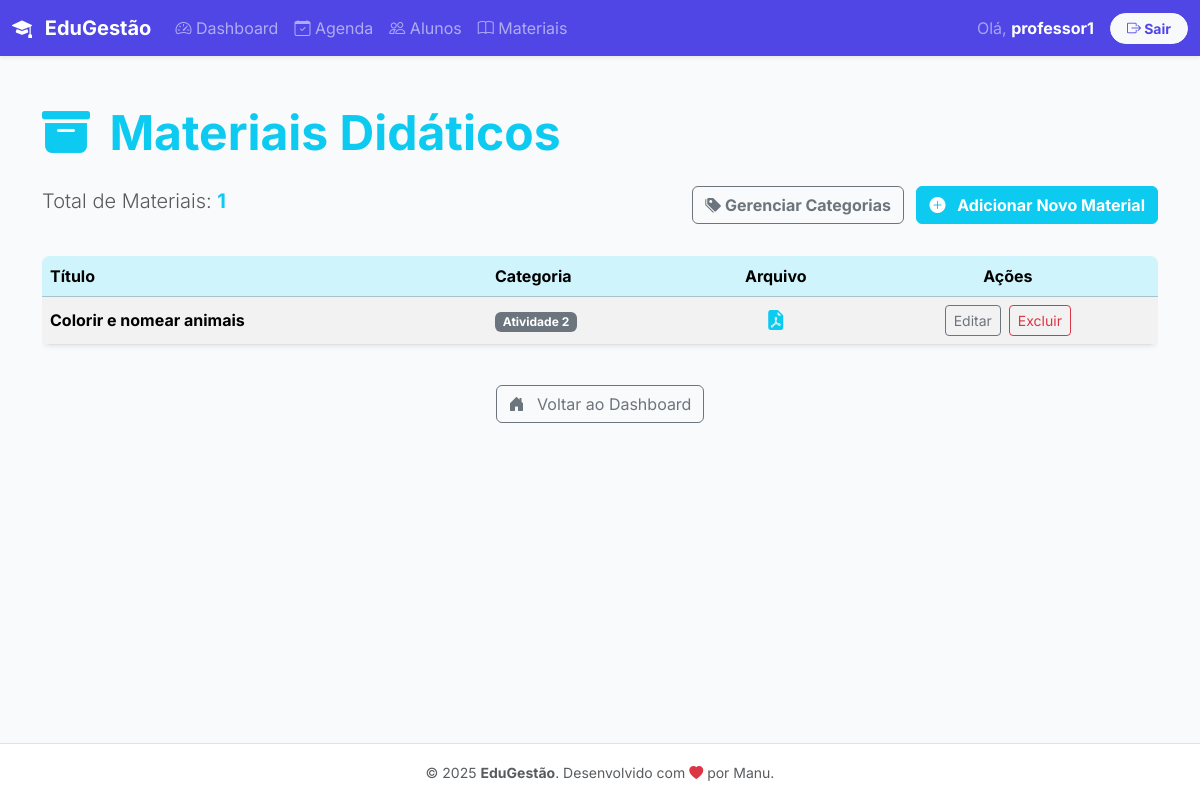
The page /materiais/ (signed in) on the database as committed earlier.
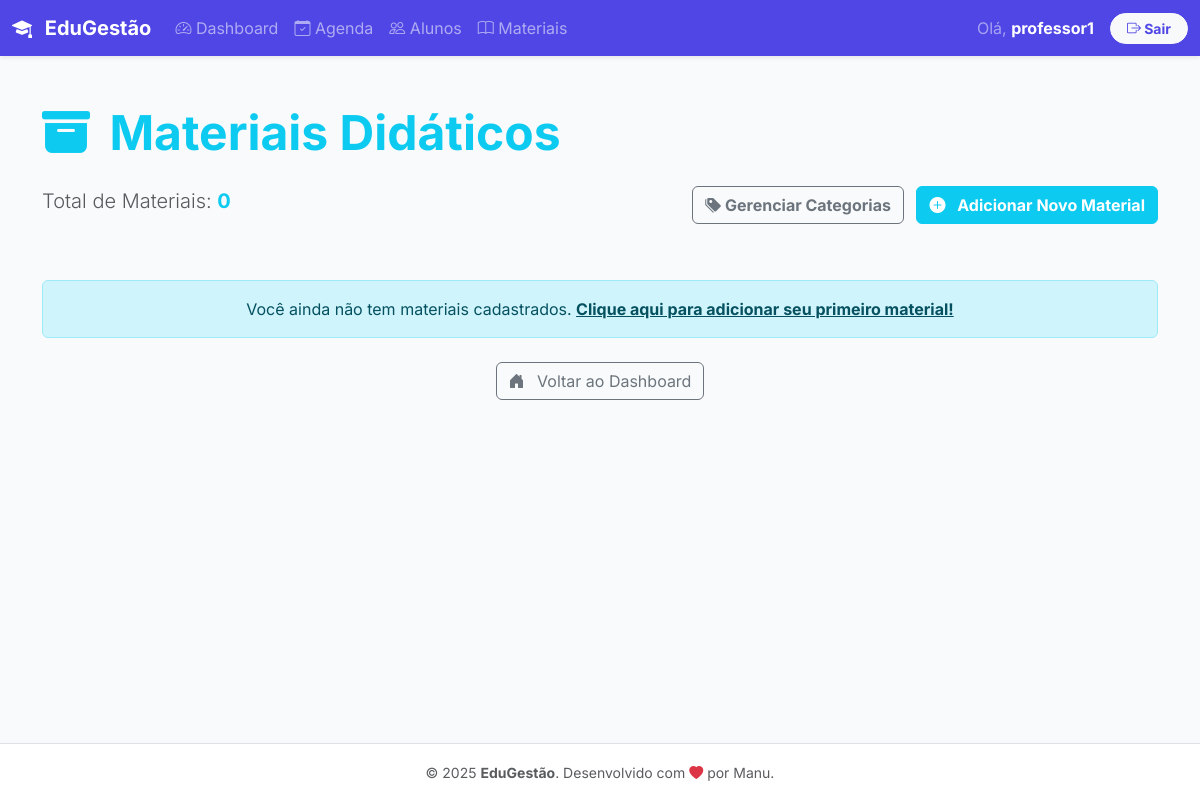
The same page on the database as committed later.
### materiais/models.py (models this page shows, shortened)
class Material(models.Model):
    ID_Material = models.AutoField(primary_key=True)
    Titulo = models.CharField(max_length=150)
    Descricao = models.TextField(blank=True)
    Arquivo = models.FileField(upload_to='materiais_didaticos/')
    professor = models.ForeignKey(
        settings.AUTH_USER_MODEL,
        on_delete=models.CASCADE,
        related_name='materiais_didaticos'
    )
    data_upload = models.DateTimeField(auto_now_add=True)
    categoria = models.ForeignKey(
        Categoria,
        on_delete=models.SET_NULL, # 👈 ALTERADO: Mudar para SET_NULL
        related_name='materiais_classificados',
        null=True, # 👈 NOVO: Permite valor NULL no banco de dados
        blank=True # 👈 NOVO: Permite que seja vazio no formulário
    )

class Categoria(models.Model):
    ID_Categoria = models.AutoField(primary_key=True)
    Nome = models.CharField(max_length=50, unique=True)

### materiais/views.py (the view)
# urls.py: path('', MaterialListView.as_view(), name='lista_materiais'),
class MaterialListView(LoginRequiredMixin, ListView):
    model = Material
    context_object_name = 'materiais'
    template_name = 'materiais/material_lista.html'
    def get_queryset(self):
        return Material.objects.filter(professor=self.request.user).order_by('-data_upload', 'Titulo')

### materiais/templates/materiais/material_lista.html (shortened to what this page needs)
{% extends 'base.html' %}
{% load static %}
{% block content %}
<div class="container my-5">
    <h1 class="display-5 fw-bold text-info mb-4">
        <i class="bi bi-archive-fill me-2"></i> Materiais Didáticos
    </h1>
    <div class="d-flex justify-content-between mb-4">
        <p class="lead text-muted">Total de Materiais: <span class="fw-bold text-info">{{ materiais.count }}</span></p>
        <div>
            <a href="{% url 'materiais:lista_categorias' %}" class="btn btn-outline-secondary me-2 fw-bold">
                <i class="bi bi-tags-fill"></i> Gerenciar Categorias
            </a>
            <a href="{% url 'materiais:criar_material' %}" class="btn btn-info fw-bold text-white">
                <i class="bi bi-plus-circle-fill me-2"></i> Adicionar Novo Material
            </a>
        </div>
    </div>
    {% if materiais %}
        <div class="table-responsive">
            <table class="table table-striped table-hover align-middle shadow-sm rounded-3 overflow-hidden">
                <thead class="table-info text-white">
                    <tr>
                        <th scope="col">Título</th>
                        <th scope="col">Categoria</th>
                        <th scope="col" class="text-center">Arquivo</th>
                        <th scope="col" class="text-center">Ações</th>
                    </tr>
                </thead>
                <tbody>
                    {% for material in materiais %}
                    <tr>
                        <td class="fw-bold">{{ material.Titulo }}</td>
                        <td>
                            <span class="badge text-bg-secondary">{{ material.categoria.Nome }}</span>
                        </td>
                        <td class="text-center">
                            {% if material.Arquivo %}
                                <a href="{{ material.Arquivo.url }}" target="_blank" class="text-info" title="Visualizar Arquivo">
                                    <i class="bi bi-file-earmark-pdf-fill fs-5"></i>
                                </a>
                            {% else %}
                                <span class="text-muted small">Sem arquivo</span>
                            {% endif %}
                        </td>
                        <td class="text-center d-flex justify-content-center">
                            <a href="{% url 'materiais:editar_material' pk=material.pk %}"
                               class="btn btn-sm btn-outline-secondary me-2"
                               title="Editar Material">
                                Editar
                            </a>
                            <form method="post" action="{% url 'materiais:deletar_material' pk=material.pk %}" style="display:inline;">
                                <button type="submit"
                                        class="btn btn-sm btn-outline-danger"
                                        title="Excluir Material"
                                        onclick="return confirm('Tem certeza que deseja excluir o material {{ material.Titulo }}? O arquivo físico também será removido. Esta ação é irreversível.');">
                                    Excluir
                                </button>
                            </form>
                        </td>
                    </tr>
                    {% endfor %}
                </tbody>
            </table>
        </div>
    {% else %}
        <div class="alert alert-info text-center mt-5" role="alert">
            Você ainda não tem materiais cadastrados. <a href="{% url 'materiais:criar_material' %}" class="alert-link fw-bold">Clique aqui para adicionar seu primeiro material!</a>
        </div>
    {% endif %}
    <div class="mt-4 text-center">
        <a href="{% url 'principal:dashboard' %}" class="btn btn-outline-secondary">
            <i class="bi bi-house-door-fill me-2"></i> Voltar ao Dashboard
        </a>
    </div>
</div>
{% endblock %}

Rows that differ between the two databases and show on the page:
removed Material: Titulo "Colorir e nomear animais", categoria.Nome "Atividade 2"
Other text that changed with them:
{{ materiais.count }}: "1" → "0"
text no longer shown: "Título Categoria Arquivo Ações"
text now shown: "Você ainda não tem materiais cadastrados. Clique aqui para adicionar seu primeiro material!"
